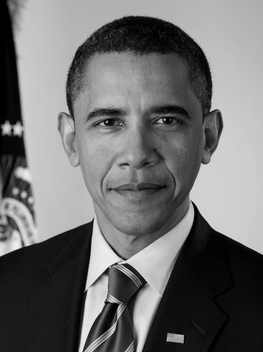
#> input picture obama.png, 263 x 352 px
$ python A2.py obama.png   (Python 2 division)
#> lines starting #> are read from the running program, lines starting #| are printed output that depends on the picture
#> further down, img is the input picture: PIL image 263x352 P; min 0, max 244, mean 111.5
import sys
from PIL import Image

def flip(img):
    width, height = img.size
#> width = 263; height = 352
    imgdup = img.copy()
    m = img.load()
    n = imgdup.load()

    for i in range(0,width):
        for j in range(0,height):
                m[i,j] = n[width-i-1,j]

    img.show()
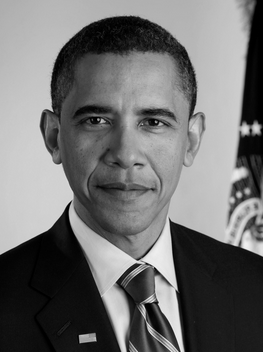
#> shown: PIL image 263x352 P; min 0, max 244, mean 111.5
    return img


__author__ = 'Bolun'
if len(sys.argv)<=1:
    print "missing image filename"
    sys.exit(1)
    sys.exit(1)
filename = sys.argv[1]
img = Image.open(filename)
img.convert("L")
# img.show()
flip(img)
